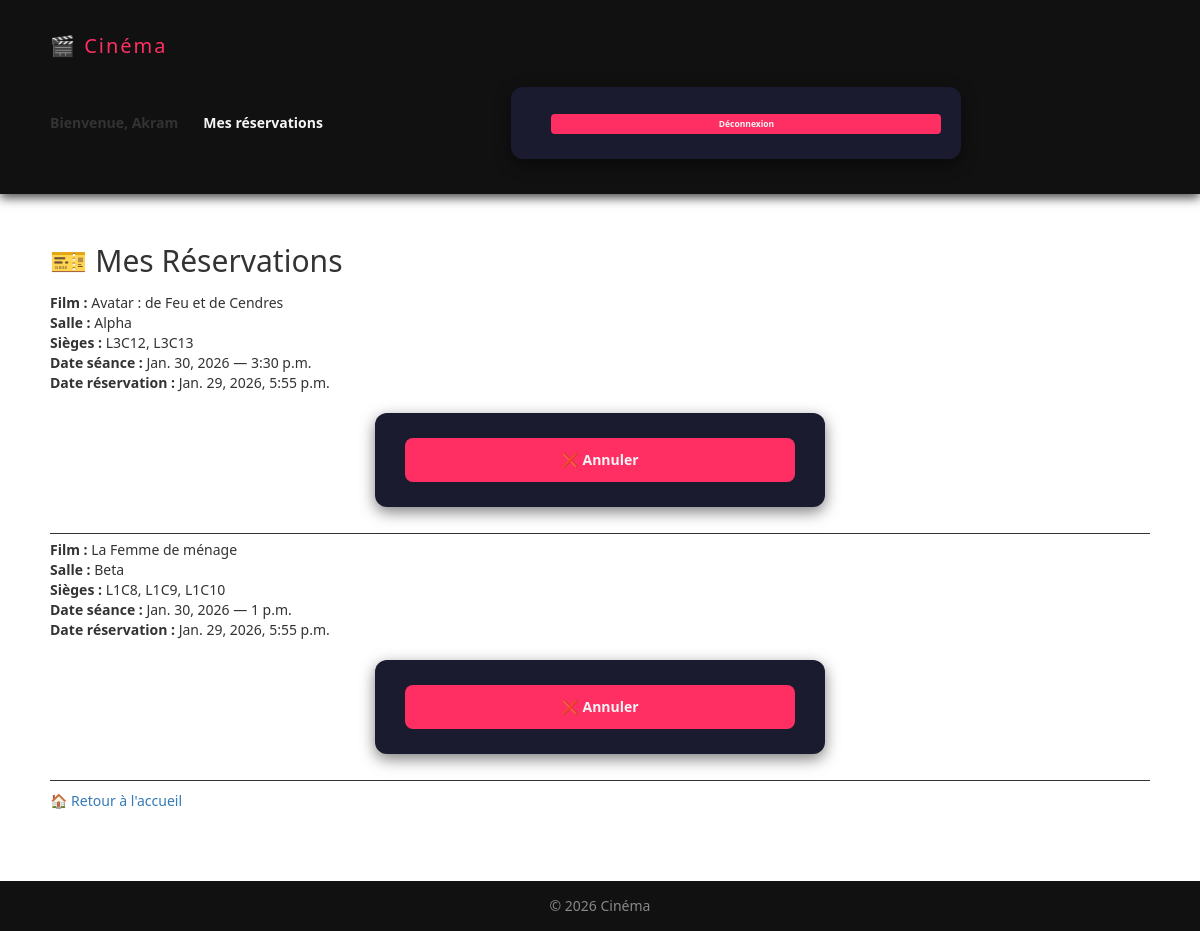
The page /mes_reservations/ (signed in) on the database its author committed.
### Films/models.py (models this page shows, shortened)
class Reservation(models.Model):
    user = models.ForeignKey(User, on_delete=models.CASCADE)
    seance = models.ForeignKey(Seance, on_delete=models.CASCADE)
    sieges = models.ManyToManyField(Siege)
    date_reservation = models.DateTimeField(auto_now_add=True)

class Seance(models.Model):
    film = models.ForeignKey(Film, on_delete=models.CASCADE, related_name="seances")
    salle = models.ForeignKey(Salle, on_delete=models.CASCADE)
    date = models.DateField()
    heure = models.TimeField()

class Film(models.Model):
    GENRE_CHOICES = [
        ('Action', 'Action'),
        ('Drame', 'Drame'),
        ('Comédie', 'Comédie'),
        ('Horreur', 'Horreur'),
        ('Romance', 'Romance'),
        ('Comédie musicale', 'Comédie musicale'),
        ('Guerre', 'Guerre'),
        ('Science-Fiction', 'Science-Fiction'),
        ('Autre', 'Autre'),
    ]
    titre = models.CharField(max_length=100)
    description = models.TextField()
    genre = models.CharField(max_length=50, choices=GENRE_CHOICES, default='Autre')
    duree = models.PositiveIntegerField(help_text="Durée en minutes")
    date_sortie = models.DateField(null=True, blank=True)
    affiche = models.ImageField(upload_to="affiches/", blank=True, null=True)

class Salle(models.Model):
    nom = models.CharField(max_length=10)
    nb_lignes = models.PositiveIntegerField(default=5)
    nb_colonnes = models.PositiveIntegerField(default=8)

class Siege(models.Model):
    salle = models.ForeignKey(Salle, on_delete=models.CASCADE)
    ligne = models.PositiveIntegerField()
    colonne = models.PositiveIntegerField()
    class Meta:
        unique_together = ('salle', 'ligne', 'colonne')

### Films/views.py (the view)
# urls.py: path('mes_reservations/', views.mes_reservations, name='mes_reservations'),
@login_required
def mes_reservations(request):
    reservations = Reservation.objects.filter(user=request.user).order_by('-date_reservation')
    return render(request, 'Films/mes_reservations.html', {'reservations': reservations})

### Films/templates/Films/mes_reservations.html (shortened to what this page needs)
{% extends 'Films/base.html' %}
{% load static %}
{% block content %}
<h2>🎫 Mes Réservations</h2>
{% if reservations %}
    <ul class="reservations">
    {% for res in reservations %}
        <li>
            <div>
                <strong>Film :</strong> {{ res.seance.film.titre }} <br>
                <strong>Salle :</strong> {{ res.seance.salle.nom }} <br>
                <strong>Sièges :</strong>
                {% for siege in res.sieges.all %}
                    L{{ siege.ligne }}C{{ siege.colonne }}{% if not forloop.last %}, {% endif %}
                {% endfor %} <br>
                <strong>Date séance :</strong> {{ res.seance.date }} — {{ res.seance.heure }} <br>
                <strong>Date réservation :</strong> {{ res.date_reservation }}
            </div>
            <form method="post" action="{% url 'annuler_reservation' res.id %}">
                <button type="submit">❌ Annuler</button>
            </form>
        </li>
    {% endfor %}
    </ul>
{% else %}
    <p>Vous n'avez aucune réservation.</p>
{% endif %}
<a href="{% url 'home' %}">🏠 Retour à l'accueil</a>
{% endblock %}

### Films/templates/Films/base.html (shortened to what this page needs)
<!DOCTYPE html>
{% load bootstrap3 %}
{% load static %}
<html lang="fr">
<head>
    <link rel="stylesheet" href="{% static 'film/styles.css' %}">
    {% bootstrap_css %}
</head>
<body>
<header>
    <div class="logo">
        <h1>🎬 Cinéma</h1>
    </div>
    <nav class="user-menu">
        {% if user.is_authenticated %}
            <span>Bienvenue, {{ user.username }}</span>
            <a href="{% url 'mes_reservations' %}" class="btn-small">Mes réservations</a>
            <form method="post" action="{% url 'logout' %}" style="display:inline;">
                <button class="logout-btn">Déconnexion</button>
            </form>
        {% else %}
            <a href="{% url 'login' %}" class="btn-small">Login</a>
            <a href="{% url 'register' %}" class="btn-small">Register</a>
        {% endif %}
    </nav>
</header>
    <main>
        {% block content %}{% endblock %}
    </main>
    <footer>
        &copy; 2026 Cinéma
    </footer>
</body>
</html>

### Films/static/film/styles.css (style rules this page uses)
* { margin: 0; padding: 0; box-sizing: border-box; font-family: 'Segoe UI', Tahoma, Geneva, Verdana, sans-serif; }
body { background: #0f0f1e; color: #f5f5f5; min-height: 100vh; line-height: 1.6; }
header { background: #111; padding: 15px 50px; display: flex; justify-content: space-between; align-items: center; position: sticky; top: 0; z-index: 100; box-shadow: 0 4px 10px rgba(0,0,0,0.7); }
header h1 { font-size: 2rem; color: #ff2e63; letter-spacing: 2px; }
.user-menu { display: flex; align-items: center; }
.user-menu span { margin-right: 15px; font-weight: bold; }
.user-menu a, .user-menu button { color: #f5f5f5; text-decoration: none; margin-left: 10px; font-weight: bold; transition: all 0.3s ease; }
.logout-btn { background: #ff2e63; border: none; padding: 4px 8px; font-size: 0.85rem; border-radius: 4px; cursor: pointer; transition: all 0.3s ease; }
footer { background: #111; text-align: center; padding: 15px 0; margin-top: 40px; color: #888; }
main { padding: 30px 50px; }
form { background: #1b1b2f; padding: 25px 30px; border-radius: 12px; width: 100%; max-width: 450px; margin: 20px auto; box-shadow: 0 5px 15px rgba(0,0,0,0.5); }
form button { width: 100%; padding: 12px; border-radius: 8px; border: none; background: #ff2e63; color: #f5f5f5; font-weight: bold; cursor: pointer; transition: background 0.3s ease; }
h2 { color: #08d9d6; margin-bottom: 20px; font-size: 1.6rem; }
ul { margin-top: 10px; }

### rows shown on the page
Reservation: seance.film.titre "Avatar : de Feu et de Cendres", seance.salle.nom "Alpha", seance "Jan. 30, 2026", seance.heure "3:30 p.m.", date_reservation "Jan. 29, 2026, 5:55 p.m."
Siege: ligne "3", colonne "12"
Siege: ligne "3", colonne "13"
Reservation: seance.film.titre "La Femme de ménage", seance.salle.nom "Beta", seance "Jan. 30, 2026", seance.heure "1 p.m.", date_reservation "Jan. 29, 2026, 5:55 p.m."
Siege: ligne "1", colonne "8"
Siege: ligne "1", colonne "9"
Siege: ligne "1", colonne "10"

### other values the page prints
{{ user.username }} "Akram"
